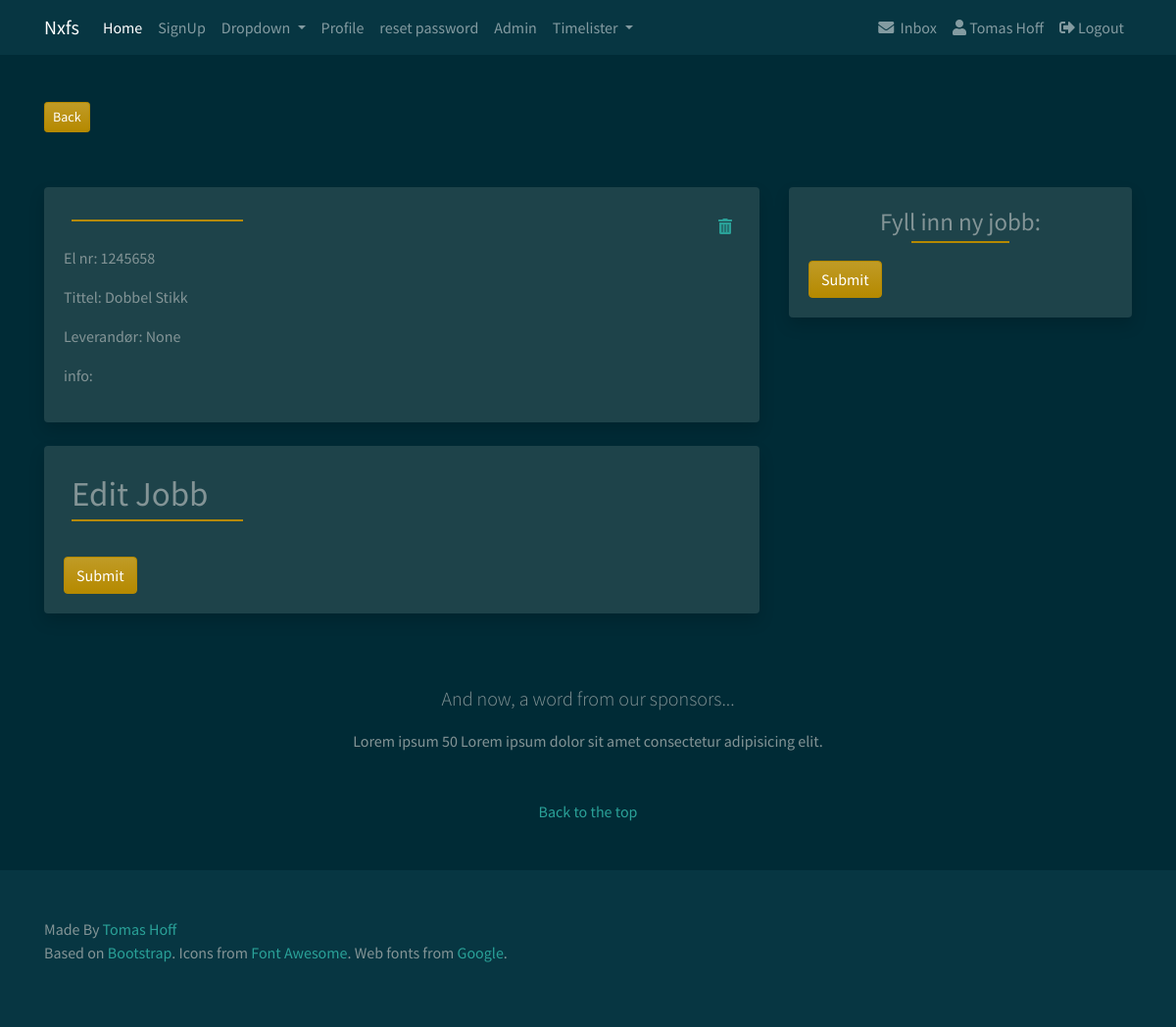
The page /matriell/1 (signed in) on the database its author committed.
### users/models.py (models this page shows, shortened)
class CustomUser(AbstractUser):
    objects = CustomUserManager()
    city = models.CharField(max_length=50, blank=True)
    country = models.CharField(max_length=50, blank=True)
    website = models.URLField(blank=True)
    phone = models.IntegerField(default=0)
    profile_picture = models.ImageField(
        upload_to='profile_image', default='default/profile.png')

### matriell/models.py (models this page shows, shortened)
class Matriell(models.Model):
    el_nr = models.IntegerField(unique=True, blank=True, null=True,)
    tittel = models.CharField(max_length=64, unique=True, blank=True)
    info = models.CharField(max_length=256, blank=True)
    leverandor = models.ForeignKey(
        Leverandorer, on_delete=models.CASCADE, blank=True, null=True)
    image = models.ImageField()
    class Meta:
        verbose_name = 'Matriell'
        verbose_name_plural = 'Matriell'
    def __str__(self):
        return self.tittel

### matriell/views.py (the view)
# urls.py: path('<object_id>', views.matriellDetail, name="matriell-detail"),
@login_required
def matriellDetail(request, object_id):
    matriell = get_object_or_404(models.Matriell, pk=object_id)
    context = {
        'matriell': matriell,
    }
    return render(request, 'matriell/matriell-detail.html', context)

### srv/context_processors.py (called while the page is built)
def custom_context(request):
    navbarloginform = LoginForm(request.POST or None)
    return {
        'navbarloginform': navbarloginform
    }

### templates/matriell/matriell-detail.html (shortened to what this page needs)
{% extends 'base.html' %}
{% block content %}
{% load crispy_forms_tags %}
<div class="col-lg-8">
    <div class="card border-0 shadow mb-4">
        <div class="card-body">
            <div class="d-flex justify-content-between">
                <div class="p-2">
                </div>
                <div class="p-2">
                </div>
                <div class="p-2">
                    <a href="{% url 'delete_matriell' object_id=matriell.id %}" class="confirm-delete"
                        data-toggle="modal" data-target="#confirmTimerDeleteModal" id="deleteButton{{matriell.id}}">
                        <i class="fas fa-trash-alt" tooltip-toggle="tooltip" title="Delete"></i></a>
                </div>
            </div>
            <p>El nr: {{ matriell.el_nr }}</p>
            <p>Tittel: {{ matriell }}</p>
            <p>Leverandør: {{ matriell.leverandor }}</p>
            <p>info: {{ matriell.info }}</p>
        </div>
    </div>
    <div class="card border-0 shadow mb-4">
        <div class="card-body">
            <div class="d-flex justify-content-between">
                <div class="p-2">
                    <h2 class="card-body">Edit Jobb</h2>
                </div>
                <div class="p-2"></div>
                <div class="p-2">
                </div>
            </div>
            <form method="POST" action=".">
                <button type="submit" class="btn btn-primary button-main">Submit</button>
            </form>
        </div>
    </div>
</div>
<div class="col-lg-4">
    <div class="card border-0 shadow mb-4 d-none d-lg-block">
        <div class="card-body">
            <div class="form-group">
                <h2>Fyll inn ny jobb:
                </h2>
                <form method="POST" action=".">
                    <button type="submit" class="btn btn-primary button-card">Submit</button>
                </form>
            </div>
        </div>
    </div>
</div>
{% endblock content %}

### templates/func/name.html
{% if user.first_name == '' %}
{{ user.username|title }}
{% else %}
{{ user.first_name|title }} {{ user.last_name|title }}
{% endif %}

### static_in_env/css/custom.css (style rules this page uses)
* { margin: 0; padding: 0; }
.button-main { margin-top: 20px !important; }
.button-card { margin-top: 10px !important; }
.card-body h2 { font-weight: 500; font-size: 35px; text-align: left; position: relative; padding: 0px 0 5px; margin-bottom: 10px; }
.card-body h2::after { background: #B58900; width: 175px; height: 2px; content: ""; position: absolute; top: 100%; left: 0%; transform: translateX(-0%); -o-transform: translateX(-0%); -ms-transform: translateX(-0%); -moz-transform: translateX(-0%); -webkit-transform: translateX(-0%); }
.form-group { margin-bottom: 0px !important; }
.form-group h2 { font-weight: 400; font-size: 25px; text-align: center; position: relative; padding: 0px 0 5px; margin-bottom: 10px; }
.form-group h2::after { background: #B58900; width: 100px; height: 2px; content: ""; position: absolute; top: 100%; left: 50%; transform: translateX(-50%); -o-transform: translateX(-50%); -ms-transform: translateX(-50%); -moz-transform: translateX(-50%); -webkit-transform: translateX(-50%); }

### rows shown on the page
CustomUser: first_name "Tomas", last_name "Hoff"
Matriell: el_nr "1245658", tittel "Dobbel Stikk", leverandor "None"
